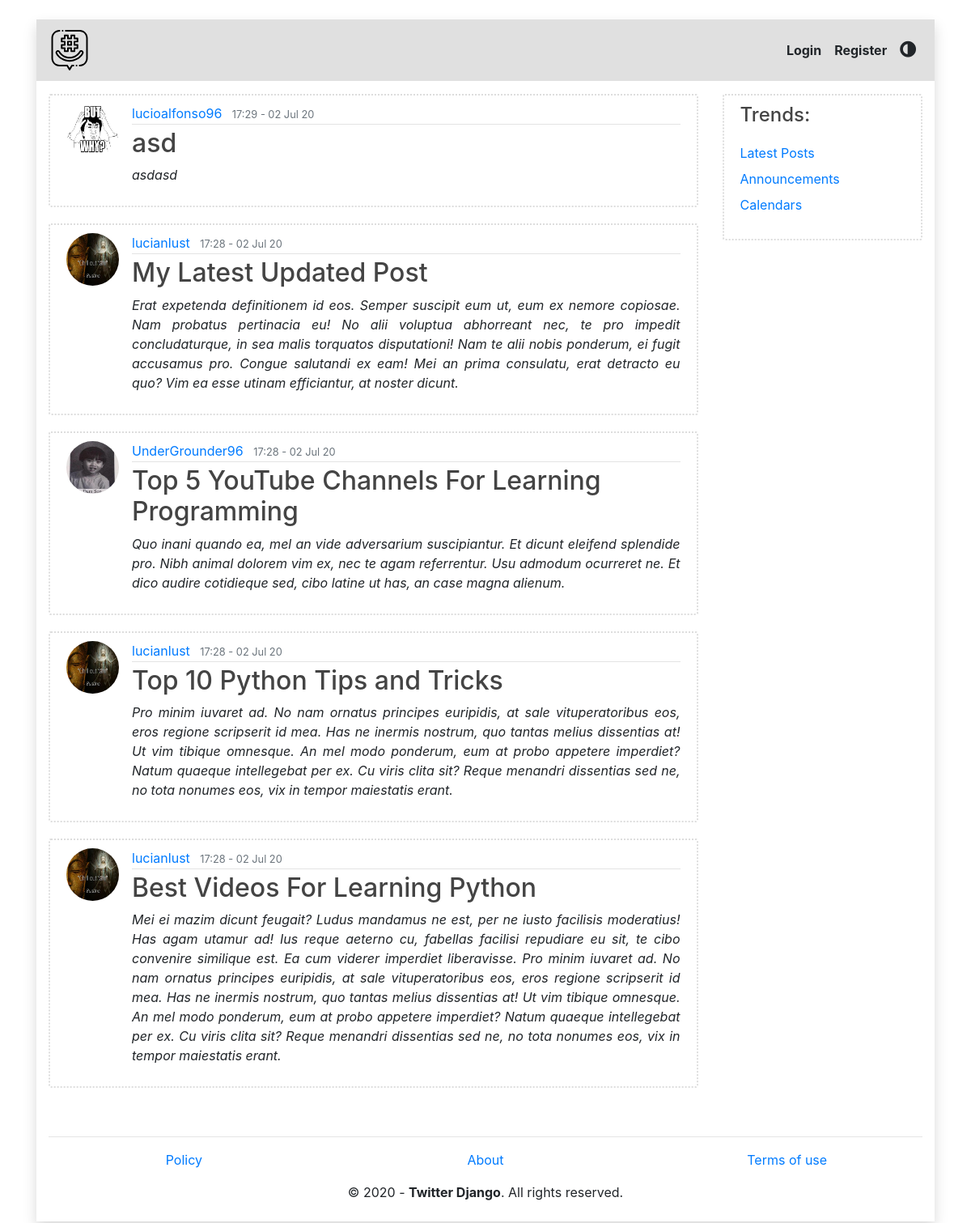
The app's page /, older data.
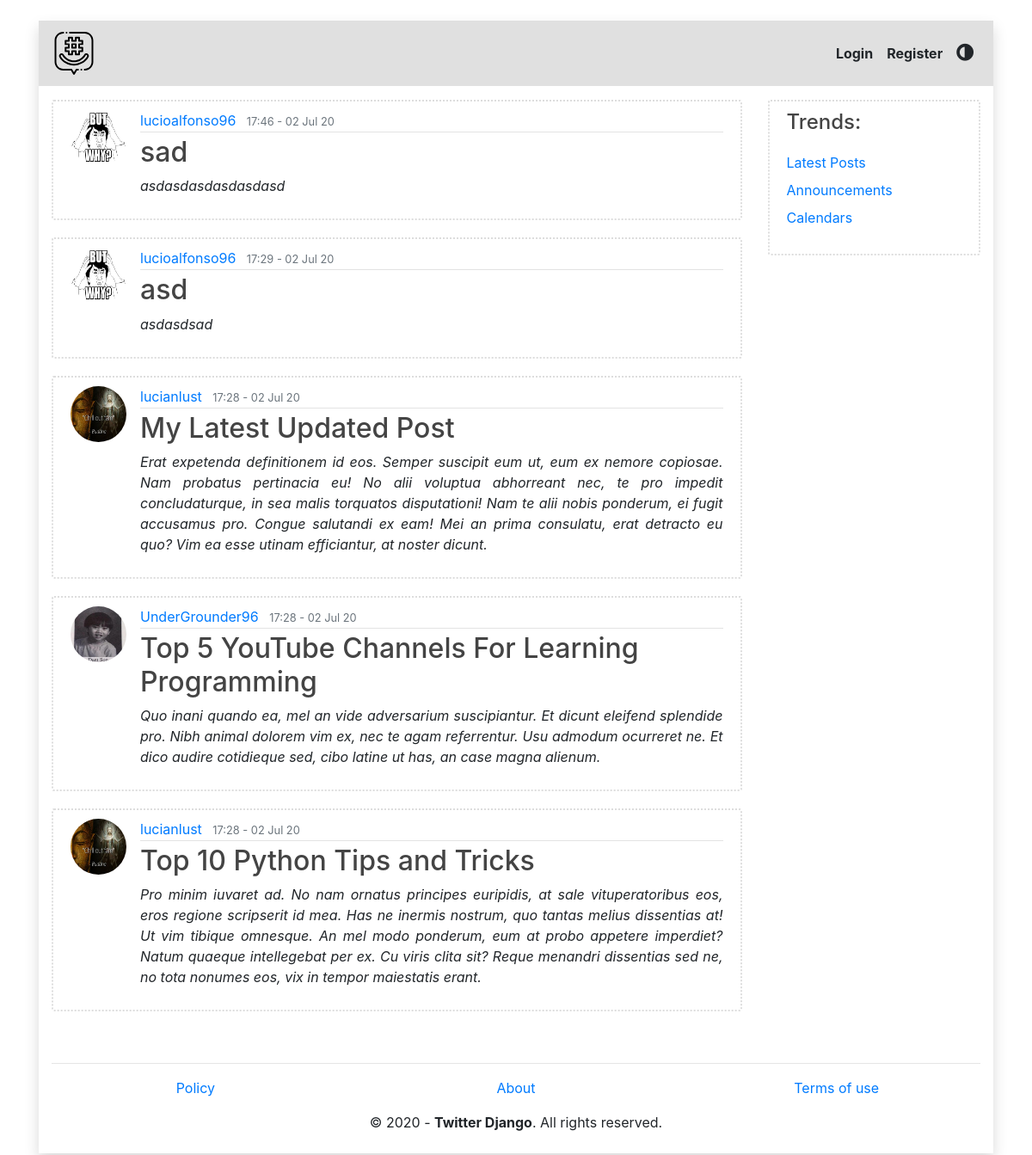
The same page, newer data.
### blog/models.py (models this page shows, shortened)
class Post(models.Model):
  title = models.CharField(max_length=80)
  content = models.TextField()
  date_posted = models.DateTimeField(default=timezone.now)
  author = models.ForeignKey(User, on_delete=models.CASCADE)

### users/models.py (models this page shows, shortened)
class Profile(models.Model):
  user = models.OneToOneField(User, on_delete=models.CASCADE)
  image = models.ImageField(default='default.jpg', upload_to='profile_pics')

### blog/views.py (the view)
# urls.py: path('', PostListView.as_view(), name='blog-home'),
class PostListView(ListView):
  model = Post
  template_name = 'blog/index.htm'
  context_object_name = 'posts'
  ordering = ['-date_posted']
  paginate_by = 5

### blog/templates/blog/index.htm
{% extends "blog/base.htm" %}
{% block content %}
  {% for post in posts %}
    <article class="media content-section">
      <img class="rounded-circle article-img" loading="lazy" alt="profile image"
        src="{{ post.author.profile.image.url }}" />
      <div class="media-body">
        <div class="article-metadata">
          <a class="mr-2" href="#">
            {{ post.author }}
          </a>
          <small class="text-muted">
            {{ post.date_posted | date:"H:i - d M y"}}
          </small>
        </div>
        <h2>
          <a class="article-title" href="{% url 'post-detail' post.id %}">
            {{ post.title }}
          </a>
        </h2>
        <p class="article-content">
          {{ post.content }}
        </p>
      </div>
    </article>
  {% endfor %}
{% endblock content %}

Row changes from the older to the newer data that the page shows:
no longer on this page (row unchanged): Post: author.profile.image (picture), author "lucianlust", date_posted "17:28 - 02 Jul 20", title "Best Videos For Learning Python", content "Mei ei mazim dicunt feugait? Ludus mandamus ne est, per ne iusto facilisis moderatius! Has agam utamur ad! Ius reque aeterno cu, fabellas facilisi repudiare eu sit, te cibo convenire similique est. Ea cum viderer imperdiet liberavisse. Pro minim iuvaret ad. No nam ornatus principes euripidis, at sale vituperatoribus eos, eros regione scripserit id mea. Has ne inermis nostrum, quo tantas melius dissentias at! Ut vim tibique omnesque. An mel modo ponderum, eum at probo appetere imperdiet? Natum quaeque intellegebat per ex. Cu viris clita sit? Reque menandri dissentias sed ne, no tota nonumes eos, vix in tempor maiestatis erant."
added Post: author.profile.image (picture), author "lucioalfonso96", date_posted "17:46 - 02 Jul 20", title "sad", content "asdasdasdasdasdasd"
changed Post "asd": content "asdasd" → "asdasdsad"
